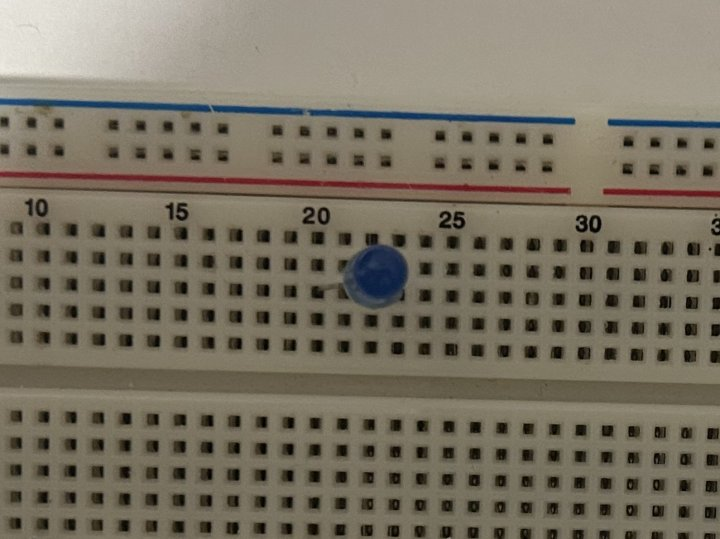
#> input picture app/assets/guide/led_above.jpg, 720 x 539 px
$ python -i geometry.py   (imports and definitions only)   (older library calls are emulated)
#> lines starting #> are read from the running program, lines starting #| are printed output that depends on the picture; after the words box and inside, x2 and y2 are one past the last pixel; in counts of white or black regions, pixels touching at a corner belong together
#> in load, im is the input picture: PIL image 720x539 RGB; mean R, G, B 120.6, 113.3, 97.8
### code/validator/board.py
"""The breadboard in a photo, made flat: every hole found and given its place in the grid (stage 1 of the step check).

The usual pipeline for checking a student's breadboard (perspective rectification -> where each lead goes in ->
netlist) starts here: OpenCV finds the holes (small dark squares on the white plastic), works out the grid they lie on
from the spacing between neighbours, and warps the photo to a flat, top-down board where every hole is at a known
spot. Then every column can be marked with a number on the image itself, so the model reads "the leg goes into the
column marked 13" instead of counting holes in a slanted photo (validator.arduino asks it; the netlist and the
verdict are CircuitQuest's logic, already there).

  holes(img)          the hole centres in the photo
  grid(centres)       each hole's (column, row) in the grid, and the grid's two step vectors
  flatten(img, ...)   the board warped flat (a homography from grid places to pixels)
Run: ./pinpoint validator.board <photo>   (writes <photo>.holes.jpg and <photo>.flat.jpg next to it, to look at)
"""
import sys

import cv2
import numpy as np


def holes(img):
    """The centres of the breadboard's holes: dark, small, square-ish blobs of about the same size, close together.
    Returns an (N, 2) float array (x, y) in the image's pixels."""
    g = cv2.cvtColor(img, cv2.COLOR_BGR2GRAY)
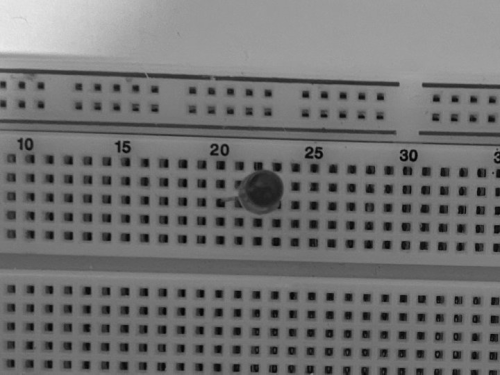
#> g: shape (1497, 2000) (shown at 1/4 size); min 1, max 235, mean 113.6
    h, w = g.shape
    g = cv2.GaussianBlur(g, (3, 3), 0)
    # a hole is darker than the plastic around it: a local threshold finds it whatever the light
    block = max(15, int(min(h, w) / 60) | 1)
    bw = cv2.adaptiveThreshold(g, 255, cv2.ADAPTIVE_THRESH_MEAN_C, cv2.THRESH_BINARY_INV, block, 12)
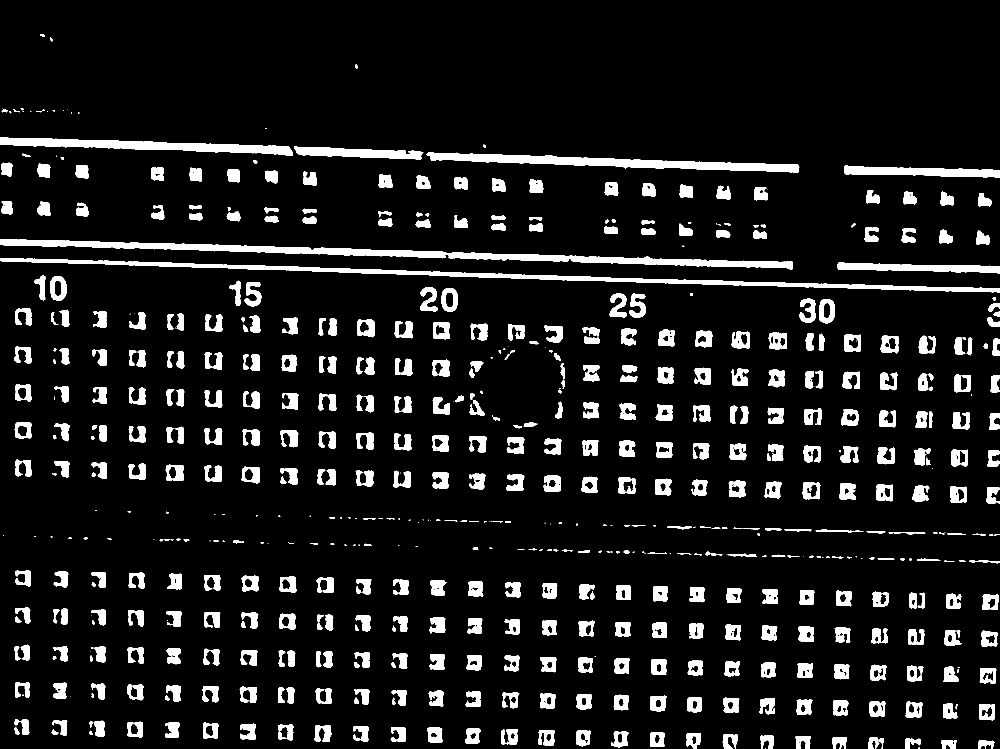
#> bw: shape (1497, 2000) (shown at 1/2 size); 9.8% white; 635 white regions (125 under 20 px), largest, box (x1, y1, x2, y2) and area: (0, 478, 1586, 539) 19008, (0, 516, 2000, 585) 15290, (853, 304, 1599, 346) 11225
    n, _, stats, cent = cv2.connectedComponentsWithStats(bw, 8)
#> n = 636; stats = 636 rows, first 6: [0, 0, 2000, 1497, 2700775], [80, 68, 9, 6, 37], [100, 75, 5, 8, 28], [710, 129, 6, 8, 32], [4, 217, 1, 1, 1], [41, 216, 6, 5, 18]; cent = 636 pairs, first value 4 to 1997.1, second value 70.3 to 1496
    area = stats[1:, cv2.CC_STAT_AREA].astype(float)
#> area = 635 values, max 19008 at index 93, min 1 at index 3, mean 461.8
    bw_, bh_ = stats[1:, cv2.CC_STAT_WIDTH].astype(float), stats[1:, cv2.CC_STAT_HEIGHT].astype(float)
#> bw_ = 635 values, max 2000 at index 95, min 1 at index 3, mean 29.65; bh_ = 635 values, max 69 at index 95, min 1 at index 3, mean 20.27
    cent = cent[1:]
#> cent = 635 pairs, first value 4 to 1997.1, second value 70.3 to 1496
    ok = (area > 4) & (bw_ > 1) & (bh_ > 1) & (np.maximum(bw_, bh_) / np.minimum(bw_, bh_) < 2.2) \
        & (area / (bw_ * bh_) > 0.45)
    cand, a = cent[ok], area[ok]
#> cand = 441 pairs, first value 9 to 1997.1, second value 70.3 to 1495.2; a = 441 values, max 992 at index 68, min 5 at index 163, mean 483.5
    if len(cand) < 30:
        return cand
    # holes are all about the same size: keep the most common size band
    med = np.median(a)
#> med = 584
    keep = (a > med / 3) & (a < med * 3)
    cand = cand[keep]
#> cand = 327 pairs, first value 13.3 to 1991.5, second value 337.8 to 1487.4
    # and they sit in a regular pattern: each has neighbours at about the same distance
    d = np.sqrt(((cand[:, None, :] - cand[None, :, :]) ** 2).sum(-1))
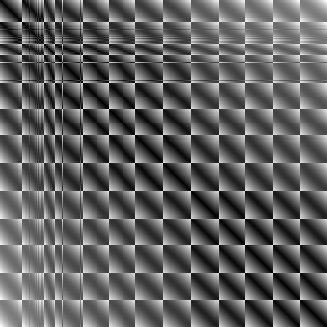
#> d: shape (327, 327) float64; min 0, max 2269.7, mean 857.3; drawn with min black and max white
    np.fill_diagonal(d, np.inf)
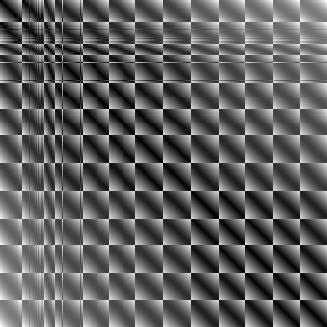
#> d: shape (327, 327) float64; 0.31% of pixels changed, all inside (x1, y1, x2, y2) = (0, 0, 327, 327); drawn with min black, max white, NaN and infinite black
    nn = np.sort(d, axis=1)[:, :2]
#> nn = 327 pairs, first value 18.59 to 76.66, second value 49.33 to 82.53
    pitch = np.median(nn[:, 0])
#> pitch = 72.48
#> (the rest of the program and of its run is left out)
